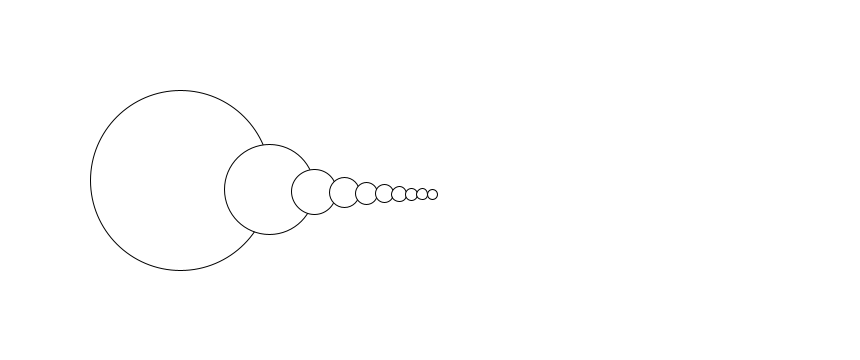
Frame 1 (no input)
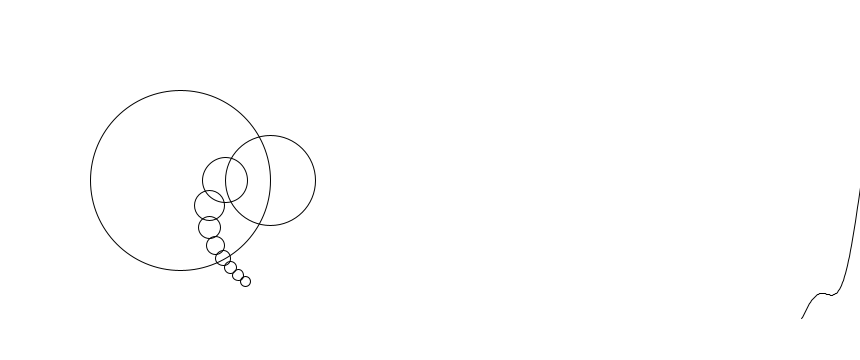
Frame 60 (the mouse pressed at the canvas centre just before this capture)
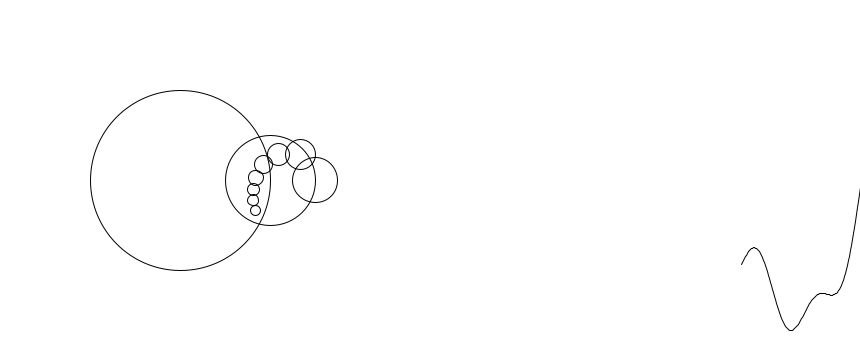
Frame 120 (the mouse held since frame 60 and released just before this capture)

The Processing sketch that drew these frames (run headless with seeded random() and noise(); from frame 60 on, the mouse is pressed at the canvas centre):

// Processing sketch: FourierTransform
// ── FourierTransform.pde
ArrayList<Float> wave;

void setup() {
  size(860, 360);
  wave = new ArrayList<Float>();
}

void draw() {
  float sine = 0;
  background(255);

  pushMatrix();
  translate((width-500)/2, height/2);
  ellipse(0, 0, (width-500)/2, height/2);

  for (int i = 1; i < 10; i++) {
    translate(cos(frameCount/(i*60.0)*TWO_PI)*((width-500)/(i*4)), sin(frameCount/(i*60.0)*TWO_PI)*(height/(i*4)));
    ellipse(0, 0, (width-500)/(i*4), height/(i*4));

    sine+= sin(frameCount/(i*60.0)*TWO_PI);
  }
  popMatrix();

  wave.add(sine/9.0);

  noFill();

  beginShape();
  for (int i = 0; i < wave.size(); i++)
    vertex(width-i+(wave.size() > width-height ? wave.size()-(width-height) : 0), height/2+wave.get(i)*width/4);
  endShape();
}
